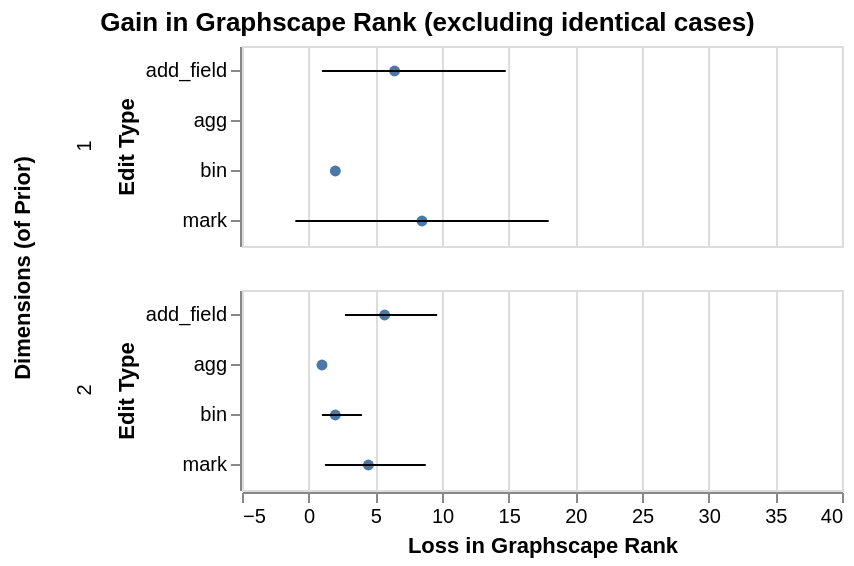

Specify this chart in Vega-Lite:
### Vega-Lite specification from a JSON file in a GitHub repository (floating-point values rounded to 4 significant figures; data arrays with more than 128 entries replaced by an {"elided": "..."} marker saying what was removed)
{"$schema": "https://vega.github.io/schema/vega-lite/v5.json", "description": "A simple bar chart with embedded data.", "facet": {"row": {"field": "prior_dimensions", "type": "nominal", "title": "Dimensions (of Prior)"}}, "title": {"text": "Gain in Graphscape Rank (excluding identical cases)", "anchor": "middle"}, "background": "white", "transform": [{"filter": "datum.prior_dimensions !== null && !(datum.delta_dr === 0 && datum.delta_gr === 0)"}, {"calculate": "-datum.delta_dr", "as": "neg_delta_dr"}], "spec": {"width": 300, "height": 100, "encoding": {"y": {"field": "edit_type", "type": "nominal", "title": "Edit Type"}}, "layer": [{"mark": {"type": "point", "filled": true}, "encoding": {"x": {"field": "neg_delta_dr", "type": "quantitative", "aggregate": "mean"}}}, {"mark": {"type": "errorbar", "extent": "ci"}, "encoding": {"x": {"field": "neg_delta_dr", "type": "quantitative", "scale": {"domain": [-5, 40]}, "title": "Loss in Graphscape Rank"}}}]}, "data": {"values": {"elided": "164 records"}}, "config": {}}
